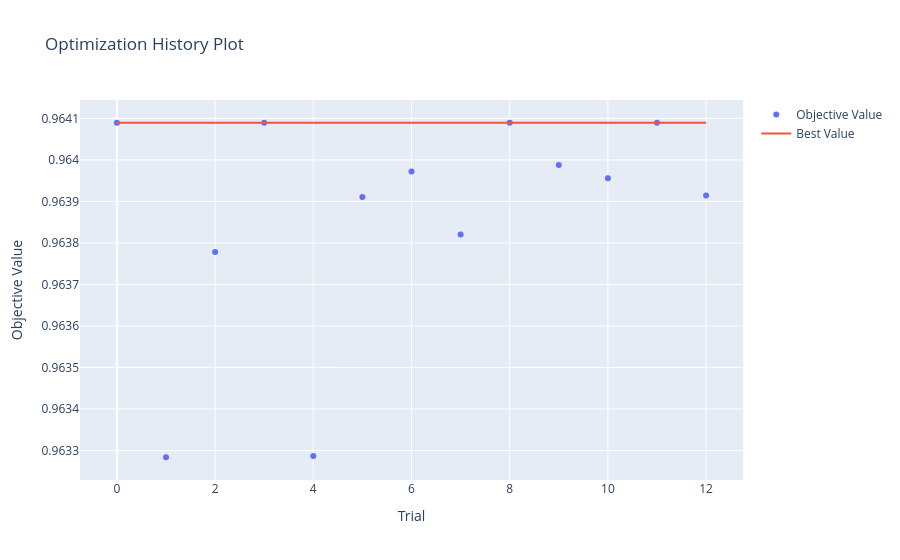

Source (notebook cell):
### Code cell
try:
    fig = optuna.visualization.plot_optimization_history(study)
    fig.show()
except NameError:
    print("Optuna wasn't run")

### Figure 1 — Plotly figure (JSON) as saved in the notebook; plotly's stock layout.template omitted (floating-point values rounded to 4 significant figures)
{"data": [{"mode": "markers", "name": "Objective Value", "type": "scatter", "x": [0, 1, 2, 3, 4, 5, 6, 7, 8, 9, 10, 11, 12], "y": [0.9641, 0.9633, 0.9638, 0.9641, 0.9633, 0.9639, 0.964, 0.9638, 0.9641, 0.964, 0.964, 0.9641, 0.9639]}, {"mode": "lines", "name": "Best Value", "type": "scatter", "x": [0, 1, 2, 3, 4, 5, 6, 7, 8, 9, 10, 11, 12], "y": [0.9641, 0.9641, 0.9641, 0.9641, 0.9641, 0.9641, 0.9641, 0.9641, 0.9641, 0.9641, 0.9641, 0.9641, 0.9641]}, {"marker": {"color": "#cccccc"}, "mode": "markers", "name": "Infeasible Trial", "showlegend": false, "type": "scatter", "x": [], "y": []}], "layout": {"title": {"text": "Optimization History Plot"}, "xaxis": {"title": {"text": "Trial"}}, "yaxis": {"title": {"text": "Objective Value"}}}}
